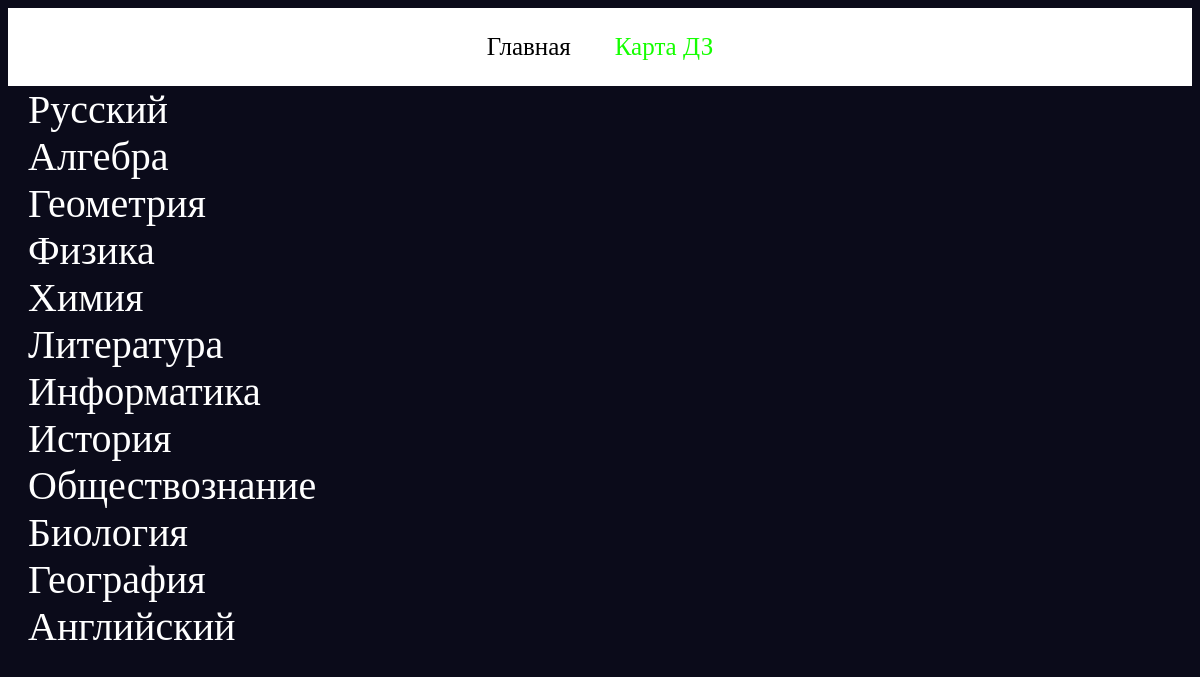
Screenshot of /maphw.php with the database file from the repository.
### tables this page shows
CREATE TABLE `homework` (
  `id` int(11) NOT NULL,
  `item` varchar(255) NOT NULL
);

### maphw.php (the view, shortened to what this page needs)
<?php
    $conect =  mysqli_connect("127.0.0.1:3306", "root", "", "homworking");
    $homework = mysqli_query($conect, "SELECT * FROM `homework`");
    $homework = mysqli_fetch_all($homework);
?>
<!DOCTYPE html>
<html lang="en">
<head>
    <link rel="stylesheet" href="Style.css">
</head>
<body>
    <div class="header">
        <a href="" class="glav">Главная</a>
        <a href="" class="glav1">Карта ДЗ</a>
    </div>
    <?php
        foreach($homework as $item) {
        ?>
        <a href="<?= $href?>"><?= $item[1]?></a><br>
        <?php
        }
    ?>
</body>
</html>

### Style.css (style rules this page uses)
body { background-color: rgb(11, 11, 26); }
.header { color: white; text-align: center; background-color: white; border: 25px solid white; }
a { text-decoration: none; color: white; font-size: 40px; margin: 20px; }
a.glav { color: black; font-size: 25px; margin: 20px; }
a.glav1 { color: rgb(21, 255, 0); font-size: 25px; margin: 20px; }

### rows the page displays
homework: item "Русский"
homework: item "Алгебра"
homework: item "Геометрия"
homework: item "Физика"
homework: item "Химия"
homework: item "Литература"
homework: item "Информатика"
homework: item "История"
homework: item "Обществознание"
homework: item "Биология"
homework: item "География"
homework: item "Английский"
